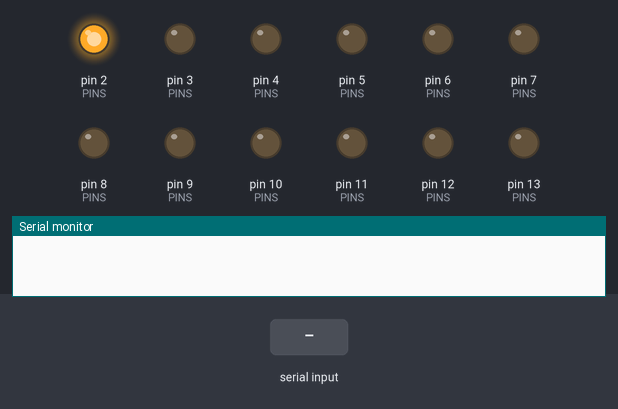
Bench run of a sketch on a simulated Arduino Uno, built with avr-gcc and run on an emulated ATmega328P. On the bench: output pins drawn as LEDs (lit = HIGH), the last lines printed to the serial monitor. The inputs (shaded band) are chosen by the test bench.

Above: at 0.01 s.
At 0.7 s:
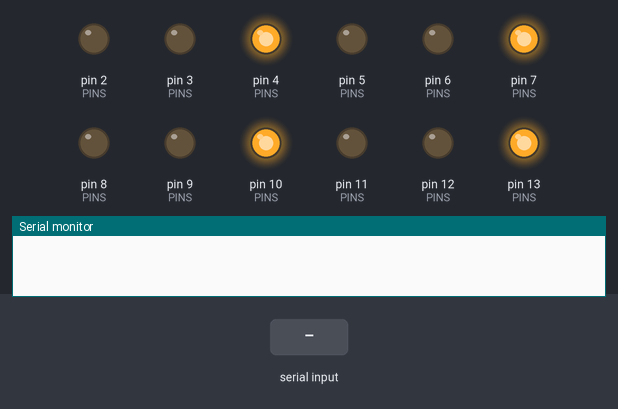
At 2.1 s:
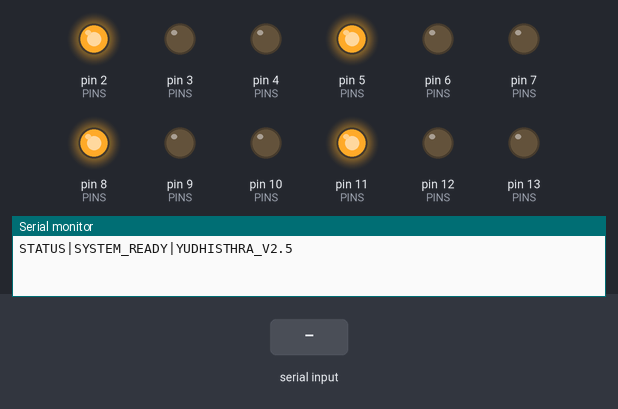
2.2 s: "PING\n" received over Serial
5.2 s: ",\n" received over Serial
Timing chart, 0 to 8.2 s (numbered marks = the images above; inputs shaded):
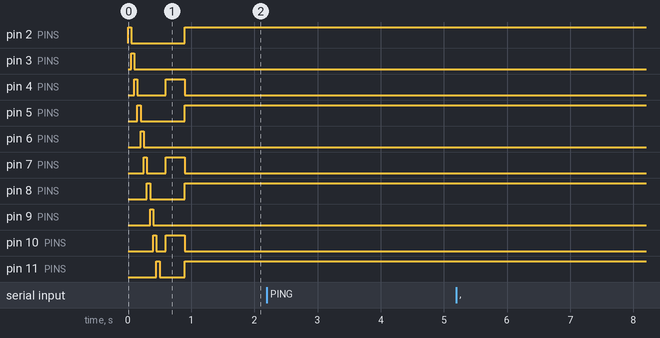

The sketch:

yudhisthra_arduino.ino
```cpp
/*
  Yudhisthra — AI Traffic Management System
  Arduino Sketch v2.5 — Robust Edition

  Features:
  - CRC-style validation (simple length check)
  - Enforced yellow transitions
  - Serial status feedback for Dashboard
  - Improved diagnostic sequence
*/

#include <Arduino.h>

const int NUM_LANES = 4;
const int Y_DELAY = 2000; // Enforced 2s yellow if dashboard misses it

// Pin layout: {RED, YELLOW, GREEN} per lane
const int PINS[4][3] = {
  {2,  3,  4},   // Lane 1 — N1
  {5,  6,  7},   // Lane 2 — N2
  {8,  9,  10},  // Lane 3 — S1
  {11, 12, 13}   // Lane 4 — S2
};

char currentSignals[4] = {'R', 'R', 'R', 'R'};
String incoming = "";

void setup() {
  Serial.begin(115200); // Upgraded baud for faster response

  for (int i = 0; i < NUM_LANES; i++) {
    for (int c = 0; c < 3; c++) {
      pinMode(PINS[i][c], OUTPUT);
      digitalWrite(PINS[i][c], LOW);
    }
  }

  startupDiagnostic();
  applySignals("R,R,R,R"); // Initial state
  Serial.println("STATUS|SYSTEM_READY|YUDHISTHRA_V2.5");
}

void loop() {
  while (Serial.available()) {
    char c = Serial.read();
    if (c == '\n') {
      processCommand(incoming);
      incoming = "";
    } else if (c != '\r') {
      incoming += c;
    }
  }

  // Periodic status ping for the Dashboard
  static unsigned long lastUpdate = 0;
  if (millis() - lastUpdate > 5000) {
    printCurrentStatus();
    lastUpdate = millis();
  }
}

void processCommand(String cmd) {
  cmd.trim();
  if (cmd.length() == 0) return;

  // Simple Protocol: "G,R,R,R" (7 chars)
  if (cmd.indexOf(',') != -1) {
    applySignals(cmd);
    Serial.print("ACK|");
    Serial.println(cmd);
  } else if (cmd == "PING") {
    Serial.println("PONG");
  }
}

void applySignals(String data) {
  int lane = 0;
  int start = 0;

  for (int i = 0; i <= data.length() && lane < NUM_LANES; i++) {
    if (i == data.length() || data[i] == ',') {
      String tok = data.substring(start, i);
      tok.trim();
      if (tok.length() > 0) {
        char sig = tok[0];
        if (sig == 'G' || sig == 'Y' || sig == 'R') {
          setSignal(lane, sig);
          currentSignals[lane] = sig;
        }
        lane++;
      }
      start = i + 1;
    }
  }
}

void setSignal(int lane, char sig) {
  // Enforce Yellow transition if going G -> R directly
  if (currentSignals[lane] == 'G' && sig == 'R') {
    // Note: In an async environment, we'd avoid delay(),
    // but for this traffic controller, safety is priority.
    digitalWrite(PINS[lane][2], LOW); // G off
    digitalWrite(PINS[lane][1], HIGH); // Y on
    delay(1000);
  }

  // Final apply
  digitalWrite(PINS[lane][0], LOW);
  digitalWrite(PINS[lane][1], LOW);
  digitalWrite(PINS[lane][2], LOW);

  if (sig == 'G') digitalWrite(PINS[lane][2], HIGH);
  else if (sig == 'Y') digitalWrite(PINS[lane][1], HIGH);
  else if (sig == 'R') digitalWrite(PINS[lane][0], HIGH);
}

void printCurrentStatus() {
  Serial.print("STATUS|");
  for (int i=0; i<4; i++) {
    Serial.print(currentSignals[i]);
    if (i<3) Serial.print(",");
  }
  Serial.println();
}

void startupDiagnostic() {
  // Circular wave
  for (int i = 0; i < NUM_LANES; i++) {
    for (int c = 0; c < 3; c++) {
      digitalWrite(PINS[i][c], HIGH);
      delay(50);
      digitalWrite(PINS[i][c], LOW);
    }
  }

  // Flash all Green once
  for (int i = 0; i < NUM_LANES; i++) digitalWrite(PINS[i][2], HIGH);
  delay(300);
  for (int i = 0; i < NUM_LANES; i++) digitalWrite(PINS[i][2], LOW);
}
```
